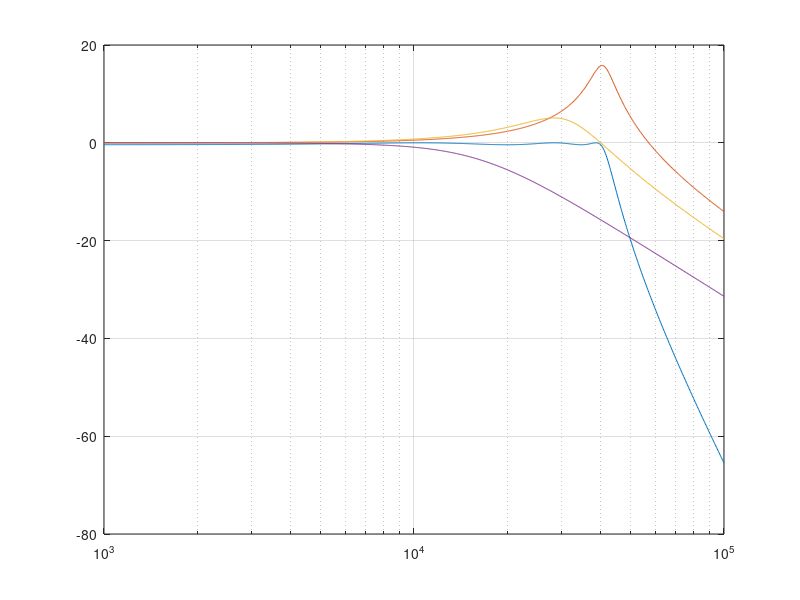

Reproduce this figure in MATLAB.
  wp=40000;
  wo1=1.0174*wp;
  q1 = 6.1521;
  wo2=0.7759*wp;
  q2 = 1.7174;
  wo3=0.4112*wp;
  q3 = 0.666;

  VD = 10^(-0.4/20);

  n1=[0 0 wo1^2];
  n2=[0 0 wo2^2];
  n3=[0 0 wo3^2];
  d1=[1 wo1/q1 wo1^2];
  d2=[1 wo2/q2 wo2^2];
  d3=[1 wo3/q3 wo3^2];

  w=logspace(3,5,1000);
  H1=freqs(n1,d1,w);
  H2=freqs(n2,d2,w);
  H3=freqs(n3,d3,w);
  H=VD*H1.*H2.*H3;

  H1db=20*log10(abs(H1));
  H2db=20*log10(abs(H2));
  H3db=20*log10(abs(H3));
  Hdb=20*log10(abs(H));

  semilogx(w,Hdb,w,H1db,w,H2db,w,H3db);grid;
